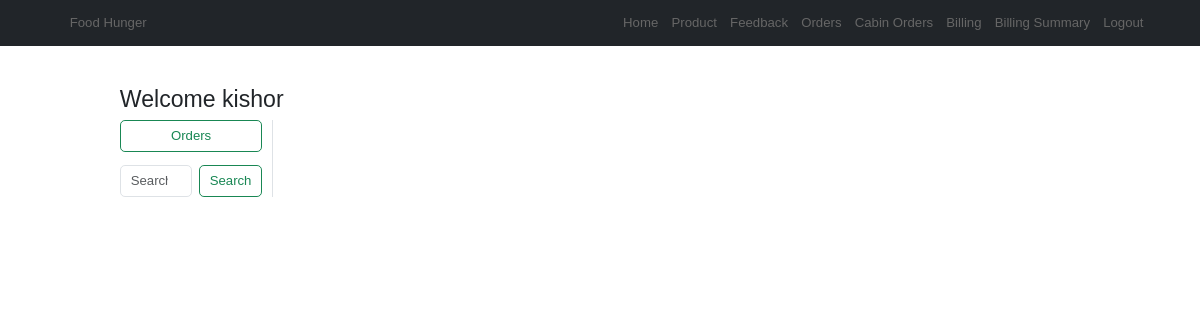
Before: /inventory/orderplaced/ (signed in) with the older database file.
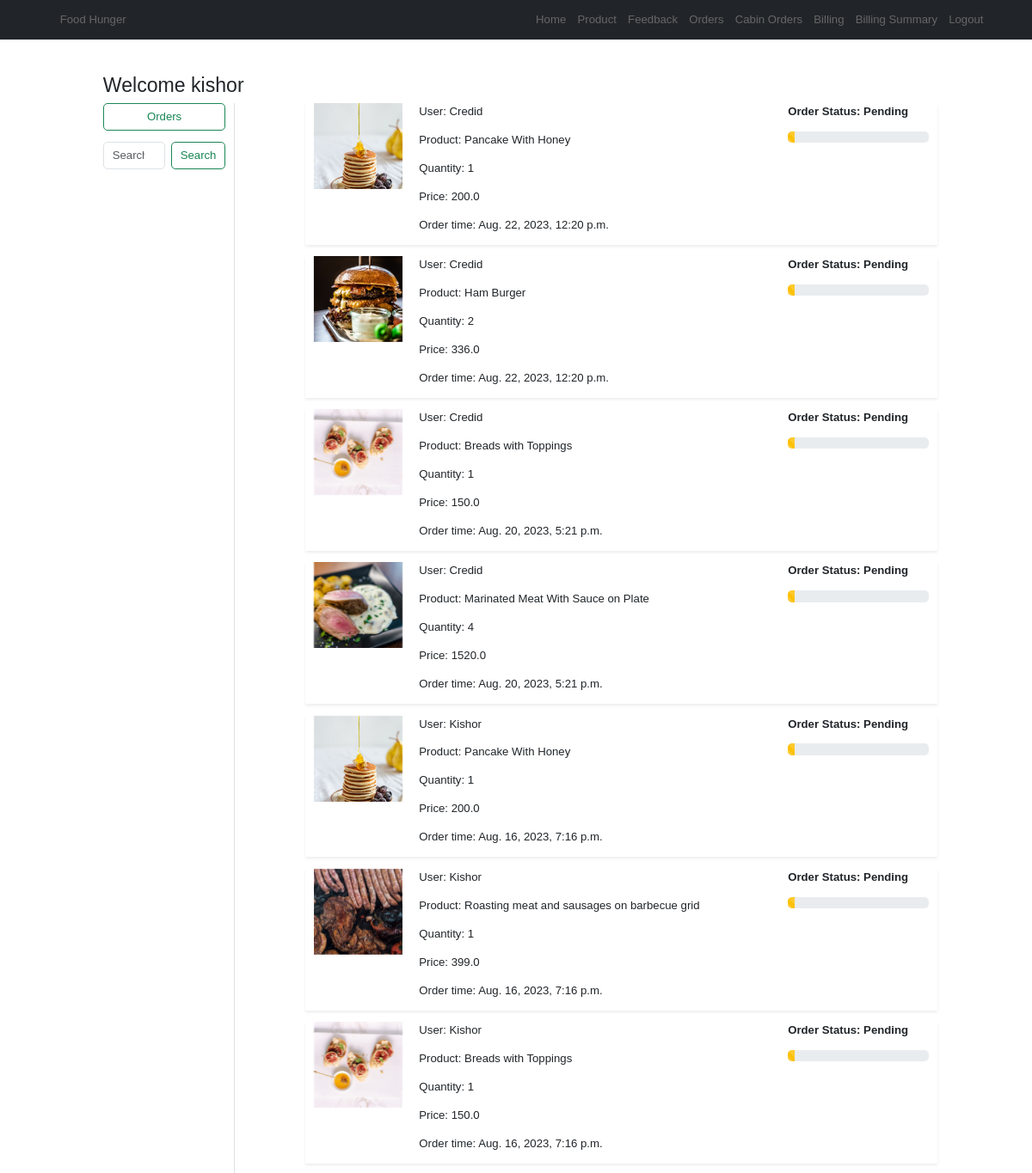
After: the same page with the newer database file.
### app/models.py (models this page shows, shortened)
class OrderPlaced(models.Model):
    user = models.ForeignKey(User,on_delete=models.CASCADE)
    customer = models.ForeignKey(Customer,on_delete=models.CASCADE)
    product = models.ForeignKey(Product,on_delete=models.CASCADE)
    quantity = models.PositiveIntegerField(default=1)
    ordered_date = models.DateTimeField(auto_now_add=True)
    status = models.CharField(max_length=50,choices=STATUS_CHOICES, default='Pending')
    @property
    def total_cost(self):
        return self.quantity * self.product.discounted_price

class Product(models.Model):
    title = models.CharField(max_length=100)
    selling_price = models.FloatField()
    discounted_price = models.FloatField()
    description = models.TextField()
    composition = models.TextField(default='')
    prodapp = models.TextField(default='')
    category = models.CharField(choices=CATEGORY_CHOICES, max_length=2)
    product_image = models.ImageField(upload_to='product')

### inventory/views.py (the view)
# urls.py: path("orderplaced/", orderplaced, name = "orderplaced"),
@login_required
def orderplaced(request):
    orderplaced = OrderPlaced.objects.all().order_by('-ordered_date')
    return render(request, "inventory/orderplaced.html", locals())

### inventory/templates/inventory/orderplaced.html (shortened to what this page needs)
{% extends "inventory/layout.html" %}
{% load static %}
{% block content %}
<div class="container my-5">
 <div class="row">
 <h3>Welcome {{request.user}}</h3>
  <div class="col-sm-2 border-end">
   <ul class="list-unstyled">
    <li class="d-grid"><a href="#" class="btn btn-outline-success w-100">Orders</a></li>
   </ul>
   <form class="d-flex" method="GET" action="{% url 'searchorderplaced' %}">
    <input class="form-control me-2" type="search" placeholder="Search" aria-label="Search" name="searchorderplaced">
    <button class="btn btn-outline-success" type="submit">Search</button>
</form>
  </div>
  <div class="col-sm-9 offset-sm-1">
    {% for op in orderplaced %}
    <a style = "curser: pointer; curser: hand;" onclick="window.location = '{% url 'view_orderplaced' op.id %}'">
        <div class="row shadow-sm mb-3">
            <div class="col-sm-2 card-body-animation-left" style="max-height: 100px; max-width: 200px;">
                <img src="{{op.product.product_image.url}}" alt="" srcset="" class="img-fluid" style="height: 100px; width: 200px; object-fit: cover;">
            </div>
            <div class="col-sm-7 card-body-animation-left">
                <p style="text-transform: capitalize;">User: {{op.user}}</p>
                <p>Product: {{op.product.title}}</p>
                <p>Quantity: {{op.quantity}}</p>
                <p>Price: {{op.total_cost}}</p>
                <p>Order time: {{op.ordered_date}}
            </div>
            <div class="col-sm-3 fw-bold card-body-animation-right">
                <p>Order Status: {{op.status}}</p>
                {% if op.status == 'Pending' %}
            <div class="progress">
                <div class="progress-bar progress-bar-striped progress-bar-animated bg-warning" role="progressbar" style="width: 5%" aria-valuenow="500" aria-valuemin="0" aria-valuemax="10">
                </div>
            </div>
            {% endif %}
        </div>
    </div>
</a>
{% endfor %}
  </div>
 </div>
</div>
{% endblock content %}

Changed rows visible on the page:
added OrderPlaced: product.product_image (picture), user "Credid", product "Pancake With Honey", quantity "1", total_cost "200.0", ordered_date "Aug. 22, 2023, 12:20 p.m.", status "Pending"
added OrderPlaced: product.product_image (picture), user "Credid", product "Ham Burger", quantity "2", total_cost "336.0", ordered_date "Aug. 22, 2023, 12:20 p.m.", status "Pending"
added OrderPlaced: product.product_image (picture), user "Credid", product "Breads with Toppings", quantity "1", total_cost "150.0", ordered_date "Aug. 20, 2023, 5:21 p.m.", status "Pending"
added OrderPlaced: product.product_image (picture), user "Credid", product "Marinated Meat With Sauce on Plate", quantity "4", total_cost "1520.0", ordered_date "Aug. 20, 2023, 5:21 p.m.", status "Pending"
added OrderPlaced: product.product_image (picture), user "Kishor", product "Pancake With Honey", quantity "1", total_cost "200.0", ordered_date "Aug. 16, 2023, 7:16 p.m.", status "Pending"
added OrderPlaced: product.product_image (picture), user "Kishor", product "Roasting meat and sausages on barbecue grid", quantity "1", total_cost "399.0", ordered_date "Aug. 16, 2023, 7:16 p.m.", status "Pending"
added OrderPlaced: product.product_image (picture), user "Kishor", product "Breads with Toppings", quantity "1", total_cost "150.0", ordered_date "Aug. 16, 2023, 7:16 p.m.", status "Pending"
